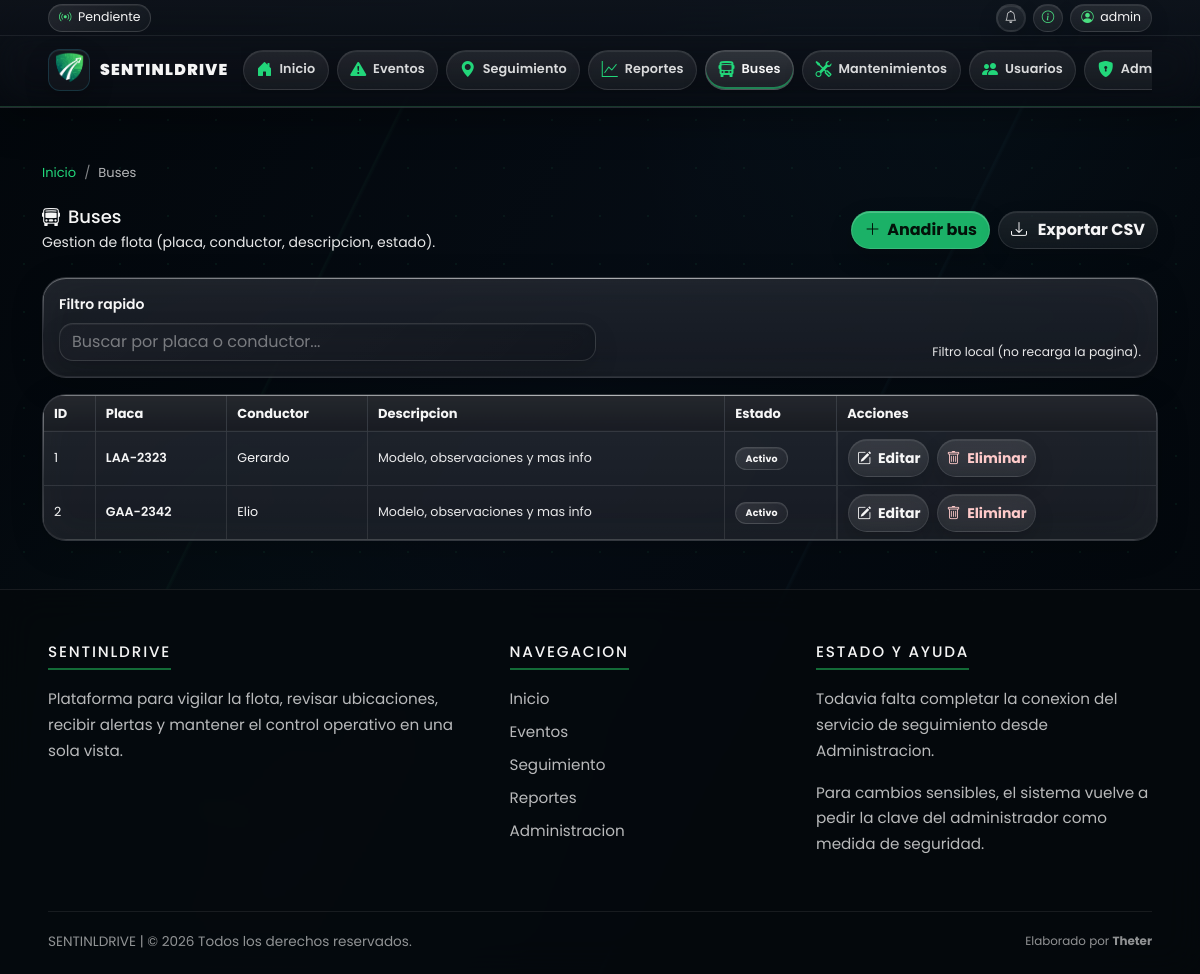
Page /buses (signed in) on the committed database.
### app/models/bus.py (models this page shows)
class Bus(db.Model): #Usamos pascalcase para los nombres de las clases
    __tablename__ = 'bus'
    id = db.Column(db.Integer, primary_key=True)
    plate = db.Column(db.String(20), nullable=False, unique=True)
    driver = db.Column(db.String(50))
    status = db.Column(db.String(20), default="Activo")
    description = db.Column(db.String(300), nullable=True)
    events = db.relationship(
        'Event',
        backref='bus',  # ← Solo aquí se define el backref
        lazy=True,
        cascade='all, delete-orphan'
    )
    locations = db.relationship(
        'Location',
        backref='bus',
        lazy=True,
        cascade='all, delete-orphan'
    )
    maintenances = db.relationship(
        'Maintenance',
        backref='bus',
        lazy=True,
        cascade='all, delete-orphan'
    )

### app/routes/buses.py (the view)
@buses_bp.route("/buses")
@login_required
def buses():
    buses_list = Bus.query.order_by(Bus.id.asc()).all()
    return render_template("buses.html", buses=buses_list)

### app/utils/time.py (called while the page is built)
def ecuador_now() -> datetime:
    return datetime.now(ECUADOR_TZ)

### app/templates/buses.html (shortened to what this page needs)
{% extends "base.html" %}
{% block content %}
<div class="container mt-4">
    <nav aria-label="breadcrumb" class="breadcrumb-nav">
        <ol class="breadcrumb">
            <li class="breadcrumb-item"><a href="{{ url_for('dashboard.dashboard') }}">Inicio</a></li>
            <li class="breadcrumb-item active" aria-current="page">Buses</li>
        </ol>
    </nav>
    <div class="d-flex justify-content-between align-items-center flex-wrap gap-2 mb-4">
        <div>
            <h2 class="mb-1"><i class="bi bi-bus-front me-2"></i>Buses</h2>
            <div class="text-muted">Gestion de flota (placa, conductor, descripcion, estado).</div>
        </div>
        {% if session.get('role')|lower == 'admin' %}
        <div class="d-flex gap-2">
            <a href="{{ url_for('buses.add_bus') }}" class="btn btn-primary">
                <i class="bi bi-plus-lg"></i> Anadir bus
            </a>
            <a href="{{ url_for('buses.export_buses_csv') }}" class="btn btn-outline-secondary">
                <i class="bi bi-download me-1"></i> Exportar CSV
            </a>
        </div>
        {% endif %}
    </div>
    <div class="card mb-3">
        <div class="card-body">
            <div class="row g-2 align-items-end">
                <div class="col-12 col-md-6">
                    <label class="form-label fw-semibold" for="busFilter">Filtro rapido</label>
                    <input id="busFilter" type="text" class="form-control" placeholder="Buscar por placa o conductor...">
                </div>
                <div class="col-12 col-md-6 text-md-end">
                    <div class="text-muted small">Filtro local (no recarga la pagina).</div>
                </div>
            </div>
        </div>
    </div>
    {% if buses|length == 0 %}
    <div class="alert alert-info">
        <i class="bi bi-info-circle-fill"></i>
        No hay buses registrados aun.
        {% if session.get('role')|lower == 'admin' %}
        Usa el boton superior para anadir uno.
        {% endif %}
    </div>
    {% else %}
    <div class="card">
        <div class="card-body p-0">
            <div class="table-responsive">
                <table class="table table-bordered table-hover align-middle mb-0">
                    <thead>
                        <tr>
                            <th>ID</th>
                            <th>Placa</th>
                            <th>Conductor</th>
                            <th>Descripcion</th>
                            <th>Estado</th>
                            {% if session.get('role')|lower == 'admin' %}
                            <th>Acciones</th>
                            {% endif %}
                        </tr>
                    </thead>
                    <tbody>
                        {% for b in buses %}
                        <tr data-filter="{{ (b.plate ~ ' ' ~ (b.driver or '') )|lower }}">
                            <td>{{ b.id }}</td>
                            <td class="fw-semibold">{{ b.plate }}</td>
                            <td>{{ b.driver or 'Sin asignar' }}</td>
                            <td class="text-muted">{{ b.description or '-' }}</td>
                            <td>
                                {% if b.status == 'Activo' %}
                                    <span class="badge badge-soft">Activo</span>
                                {% elif b.status == 'Inactivo' %}
                                    <span class="badge badge-danger-soft">Inactivo</span>
                                {% else %}
                                    <span class="badge badge-soft">{{ b.status }}</span>
                                {% endif %}
                            </td>
                            {% if session.get('role')|lower == 'admin' %}
                            <td class="d-flex flex-wrap gap-2">
                                <button type="button" class="btn btn-outline-secondary btn-sm" data-bs-toggle="modal" data-bs-target="#editModal{{ b.id }}">
                                    <i class="bi bi-pencil-square"></i> Editar
                                </button>
                                <form action="{{ url_for('buses.delete_bus', bus_id=b.id) }}" method="POST" class="d-inline"
                                      onsubmit="return confirm('Eliminar el bus {{ b.plate }} (ID {{ b.id }})? Esta accion borra tambien sus eventos/ubicaciones.');">
                                    <button type="submit" class="btn btn-danger btn-sm">
                                        <i class="bi bi-trash"></i> Eliminar
                                    </button>
                                </form>
                            </td>
                            {% endif %}
                        </tr>
                        {% endfor %}
                    </tbody>
                </table>
            </div>
        </div>
    </div>
    {% endif %}
</div>
{% endblock %}

### static/css/style.css (style rules this page uses)
:root { --background: #161a1e; --card-background: #1d2025; --text-primary: #ffffff; --text-secondary: rgba(255, 255, 255, 0.88); --border-color: rgba(255, 255, 255, 0.10); --accent-color: #22c55e; --success-color: #22c55e; --warning-color: #f59e0b; --danger-color: #ef4444; --chart-grid-color: rgba(255, 255, 255, 0.14); --chart-text-color: #ffffff; --bg: var(--background); --surface: var(--card-background); --text: var(--text-primary); --muted: var(--text-secondary); --accent: var(--accent-color); --border: var(--border-color); --border-2: rgba(255, 255, 255, 0.14); --border-accent: rgba(34, 197, 94, 0.55); --shadow: 0 14px 30px rgba(0, 0, 0, 0.38); --shadow-soft: 0 10px 22px rgba(0, 0, 0, 0.26); --radius: 14px; --radius-sm: 10px; --transition: 0.22s ease; --sidebar-width: 268px; --sidebar-collapsed-width: 78px; --header-height: 64px; --nav-height: 58px; --logo-size-navbar: 42px; --logo-size-compact: 36px; --font-size-body: 14px; --font-size-h1: 22px; --font-size-h2: 18px; --font-size-card: 13px; --font-size-table: 13px; --bs-body-bg: var(--bg); --bs-body-color: var(--text); --bs-body-color-rgb: 255, 255, 255; --bs-emphasis-color: var(--text); --bs-emphasis-color-rgb: 255, 255, 255; --bs-heading-color: var(--text); --bs-border-color: rgba(255, 255, 255, 0.10); --bs-card-bg: var(--surface); --bs-card-color: var(--text); --bs-card-cap-color: var(--text); --bs-card-cap-bg: var(--surface); --bs-secondary-color: rgba(255, 255, 255, 0.90); --bs-secondary-color-rgb: 255, 255, 255; --bs-tertiary-color: rgba(255, 255, 255, 0.86); --bs-tertiary-color-rgb: 255, 255, 255; --bs-link-color: var(--accent); --bs-link-hover-color: #4ade80; }
html { height: 100%; }
body { margin: 0; height: auto; min-height: 100vh; overflow-x: hidden; background-color: var(--bg); color: var(--text); font-family: "Poppins", ui-sans-serif, system-ui, -apple-system, "Segoe UI", Roboto, Arial, sans-serif; font-size: var(--font-size-body); display: flex; flex-direction: column; }
a { color: var(--accent); text-decoration: none; }
.text-muted { color: rgba(255, 255, 255, 0.90) !important; }
.card { background-color: var(--surface); border: 1px solid var(--border); border-radius: var(--radius); box-shadow: var(--shadow-soft); color: var(--text); }
.card-body { color: var(--text); }
.form-control, .form-select { background-color: var(--bg); color: var(--text); border: 1px solid var(--border-2); border-radius: var(--radius-sm); }
.form-control::placeholder { color: rgba(255, 255, 255, 0.45); }
.btn { border-radius: 12px; }
.btn-primary, .btn-success { background-color: var(--accent) !important; border-color: rgba(34, 197, 94, 0.65) !important; color: #04120a !important; font-weight: 800; }
.btn-outline-secondary { color: var(--text); border-color: var(--border-2); }
.badge { border-radius: 999px; letter-spacing: 0.15px; }
.badge-soft { padding: 0.34rem 0.58rem; background-color: transparent; border: 1px solid var(--border-accent); color: var(--text); }
.table { --bs-table-bg: var(--surface); --bs-table-color: var(--text); --bs-table-border-color: rgba(255, 255, 255, 0.10); --bs-table-striped-bg: rgba(255, 255, 255, 0.03); --bs-table-hover-bg: rgba(34, 197, 94, 0.08); color: var(--text); font-size: var(--font-size-table); }
.table > :not(caption) > * > * { border-color: rgba(255, 255, 255, 0.10); }
.table thead th { background-color: #212529; color: #ffffff; border-bottom-color: rgba(255, 255, 255, 0.14); font-size: var(--font-size-table); }
.table-bordered { border-color: rgba(255, 255, 255, 0.10); }
h2, .h2 { font-size: var(--font-size-h2); }
.breadcrumb-nav { margin-bottom: 1rem; font-size: 13px; }
.breadcrumb-nav .breadcrumb { margin: 0; padding: 0.5rem 0; background: transparent; }
.breadcrumb-nav .breadcrumb-item a { color: var(--accent); }
.breadcrumb-nav .breadcrumb-item.active { color: rgba(255, 255, 255, 0.7); }
.breadcrumb-nav .breadcrumb-item + .breadcrumb-item::before { color: rgba(255, 255, 255, 0.5); }
.app-shell { display: flex; flex-direction: column; min-height: 100vh; }

### rows in the picture
Bus: id "1", plate "LAA-2323", driver "Gerardo", description "Modelo, observaciones y mas info", status "Activo"
Bus: id "2", plate "GAA-2342", driver "Elio", description "Modelo, observaciones y mas info", status "Activo"

### other values in the picture
{{ session.get('user') or 'Invitado' }} "admin"
{{ current_year }} "2026"
